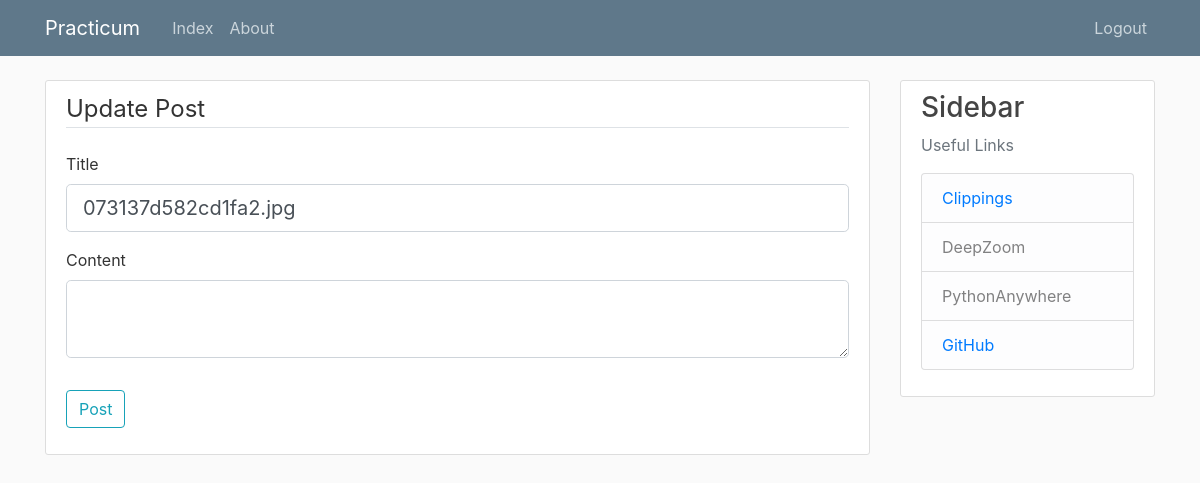
The app's page /post/4/update (signed in), older data.
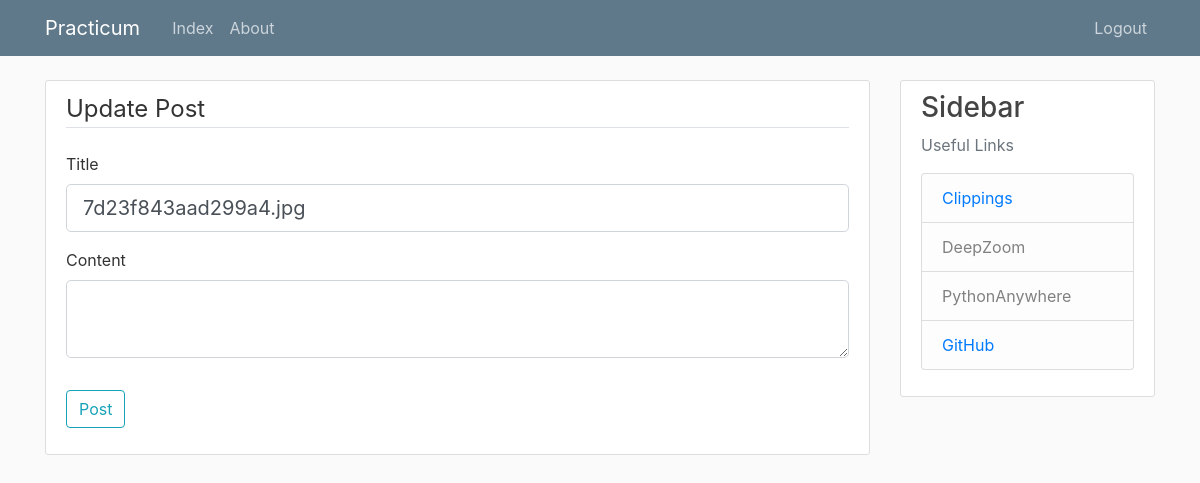
The same page, newer data.
### gigavisor/models.py (models this page shows, shortened)
class Post(db.Model):
    id = db.Column(db.Integer, primary_key=True)
    title = db.Column(db.String(100), nullable=False)
    date_posted = db.Column(db.DateTime, nullable=False, default=datetime.utcnow)
    content = db.Column(db.Text, nullable=False) # Description
    user_id = db.Column(db.Integer, db.ForeignKey('user.id'), nullable=False)
    x = db.Column(db.Integer)
    y = db.Column(db.Integer)
    width = db.Column(db.Integer)
    height = db.Column(db.Integer)
    original = db.Column(db.String(100), nullable=False)
    clip = db.Column(db.String(100), nullable=False)

### gigavisor/routes.py (the view)
@app.route("/post/<int:post_id>/update", methods=['GET', 'POST'])
@login_required
def update_post(post_id):
    post = Post.query.get_or_404(post_id)
    if post.author != current_user:
        abort(403)
    form = PostForm()
    if form.validate_on_submit():
        post.title = form.title.data
        post.content = form.content.data
        db.session.commit()
        flash('Your post has been updated!', 'success')
        return redirect(url_for('post', post_id=post.id))
    elif request.method == 'GET':
        form.title.data = post.title
        form.content.data = post.content
    return render_template('create_post.html', title='Update Post',
                           form=form, legend='Update Post')

### gigavisor/forms.py
class PostForm(FlaskForm):
    title = StringField('Title', validators=[DataRequired()])
    content = TextAreaField('Content', validators=[DataRequired()])
    submit = SubmitField('Post')

### gigavisor/models.py (called while the page is built)
@login_manager.user_loader
def load_user(user_id):
    return User.query.get(int(user_id))

### gigavisor/templates/create_post.html (shortened to what this page needs)
{% extends "layout.html" %}
{% block content %}
<div class="content-section">
    <form method="POST" action="">
        <fieldset class="form-group">
            <legend class="border-bottom mb-4">{{ legend }}</legend>
            <div class="form-group">
                {{ form.title.label(class="form-control-label") }}
                {% if form.title.errors %}
                    {{ form.title(class="form-control form-control-lg is-invalid") }}
                    <div class="invalid-feedback">
                        {% for error in form.title.errors %}
                            <span>{{ error }}</span>
                        {% endfor %}
                    </div>
                {% else %}
                    {{ form.title(class="form-control form-control-lg") }}
                {% endif %}
            </div>
            <div class="form-group">
                {{ form.content.label(class="form-control-label") }}
                {% if form.content.errors %}
                    {{ form.content(class="form-control form-control-lg is-invalid") }}
                    <div class="invalid-feedback">
                        {% for error in form.content.errors %}
                            <span>{{ error }}</span>
                        {% endfor %}
                    </div>
                {% else %}
                    {{ form.content(class="form-control form-control-lg") }}
                {% endif %}
            </div>
        </fieldset>
        <div class="form-group">
            {{ form.submit(class="btn btn-outline-info") }}
        </div>
    </form>
</div>
{% endblock content %}

### gigavisor/templates/layout.html (shortened to what this page needs)
<!DOCTYPE html>
<html>
<head>
    <link rel="stylesheet" href="https://maxcdn.bootstrapcdn.com/bootstrap/4.0.0/css/bootstrap.min.css">
    <link rel="stylesheet" type="text/css" href="{{ url_for('static', filename='main.css') }}">
</head>
<body>
    <header class="site-header">
      <nav class="navbar navbar-expand-md navbar-dark bg-steel fixed-top">
        <div class="container">
          <a class="navbar-brand mr-4" href="/">Practicum</a>
          <div class="collapse navbar-collapse" id="navbarToggle">
            <div class="navbar-nav mr-auto">
              <a class="nav-item nav-link" href="{{ url_for('home') }}">Index</a>
              <a class="nav-item nav-link" href="{{ url_for('about') }}">About</a>
            </div>
            <div class="navbar-nav">
                {% if current_user.is_authenticated %}
                <a class="nav-item nav-link" href="{{ url_for('logout') }}">Logout</a>
                {% else %}
                <a class="nav-item nav-link" href="{{ url_for('login') }}">Login</a>
                <a class="nav-item nav-link" href="{{ url_for('register') }}">Register</a>
              {% endif %}
            </div>
          </div>
        </div>
      </nav>
    </header>
    <main role="main" class="container">
      <div class="row">
        <div id="maindiv" class="col-md-9">
          {% block content %}{% endblock %}
        </div>
        <div class="col-md-3">
          <div class="content-section">
            <h3>Sidebar</h3>
            <p class='text-muted'>Useful Links
              <ul class="list-group">
                <li class="list-group-item list-group-item-light"><a href="{{ url_for('clippings') }}">Clippings</a></li>
                <li class="list-group-item list-group-item-light">DeepZoom</li>
                <li class="list-group-item list-group-item-light">PythonAnywhere</li>
                <li class="list-group-item list-group-item-light"><a href="https://github.com/Saacman/ComputerImagingPracticum">GitHub</a></li>
              </ul>
            </p>
          </div>
        </div>
      </div>
    </main>
</body>
</html>

### gigavisor/static/main.css (style rules this page uses)
body { background: #fafafa; color: #333333; margin-top: 5rem; }
h1, h2, h3, h4, h5, h6 { color: #444444; }
.bg-steel { background-color: #5f788a; }
.site-header .navbar-nav .nav-link { color: #cbd5db; }
.content-section { background: #ffffff; padding: 10px 20px; border: 1px solid #dddddd; border-radius: 3px; margin-bottom: 20px; }

Row changes from the older to the newer data that the page shows:
changed Post: title "073137d582cd1fa2.jpg" → "7d23f843aad299a4.jpg"
